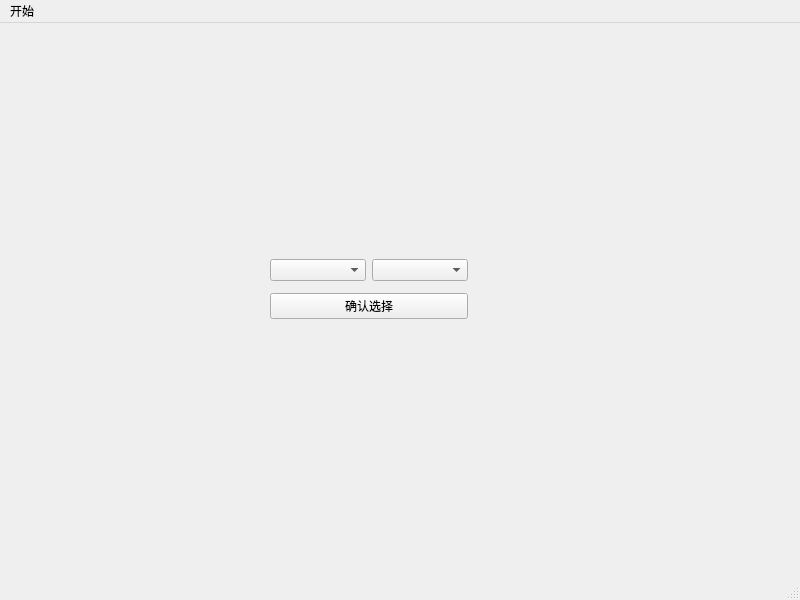
<?xml version="1.0" encoding="UTF-8"?>
<ui version="4.0">
 <class>Selectscene</class>
 <widget class="QMainWindow" name="Selectscene">
  <property name="geometry">
   <rect>
    <x>0</x>
    <y>0</y>
    <width>800</width>
    <height>600</height>
   </rect>
  </property>
  <property name="windowTitle">
   <string>MainWindow</string>
  </property>
  <widget class="QWidget" name="centralwidget">
   <widget class="QWidget" name="widget" native="true">
    <property name="geometry">
     <rect>
      <x>270</x>
      <y>230</y>
      <width>198</width>
      <height>73</height>
     </rect>
    </property>
    <layout class="QGridLayout" name="gridLayout">
     <item row="0" column="0">
      <widget class="QComboBox" name="cbx1"/>
     </item>
     <item row="0" column="1">
      <widget class="QComboBox" name="cbx2"/>
     </item>
     <item row="1" column="0" colspan="2">
      <widget class="QPushButton" name="btn">
       <property name="text">
        <string>确认选择</string>
       </property>
      </widget>
     </item>
    </layout>
   </widget>
  </widget>
  <widget class="QMenuBar" name="menubar">
   <property name="geometry">
    <rect>
     <x>0</x>
     <y>0</y>
     <width>800</width>
     <height>26</height>
    </rect>
   </property>
   <widget class="QMenu" name="menu">
    <property name="title">
     <string>开始</string>
    </property>
    <addaction name="separator"/>
    <addaction name="quit"/>
    <addaction name="return_2"/>
   </widget>
   <addaction name="menu"/>
  </widget>
  <widget class="QStatusBar" name="statusbar"/>
  <action name="quit">
   <property name="text">
    <string>退出</string>
   </property>
  </action>
  <action name="return_2">
   <property name="text">
    <string>返回</string>
   </property>
  </action>
 </widget>
 <resources/>
 <connections/>
</ui>
